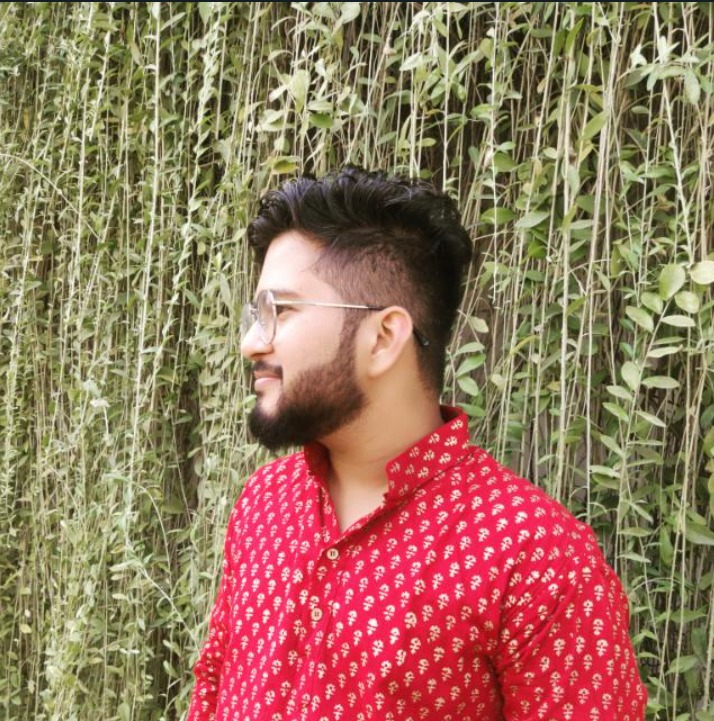
#> input picture vrushaket.jpeg, 714 x 721 px, found by its file name
$ python Assignment-1.py
#> lines starting #> are read from the running program, lines starting #| are printed output that depends on the picture; after the words box and inside, x2 and y2 are one past the last pixel; in counts of white or black regions, pixels touching at a corner belong together
#BT19ECE034
#Assignment 1:
# 1) Read and dispaly a color image
# 2) Convert color image to grayscale and binary
# 3) Add constant value to it

# Importing required libraries
import math
import numpy as np
import cv2

path = r"C:\Users\USER\Desktop\wallpapers\vrushaket.jpeg" #declaring path of image
image = cv2.imread(path)                                  #Reading the image
#> image is the input picture: shape (721, 714, 3); mean B, G, R 93.3, 116.7, 151.8
m,n,v = image.shape
#> m = 721; n = 714; v = 3
gray_image = np.zeros((m,n),np.uint8)
binary_image = np.zeros((m,n),np.uint8)
added_const = np.zeros((m,n),np.uint8)

for i in range(m):        #Converting color Image to Grayscale by averaging
    for j in range(n):
        k=0;
        for k in range(v):
            k += math.floor(image[i][j][k]/3)

        gray_image[i][j] = k
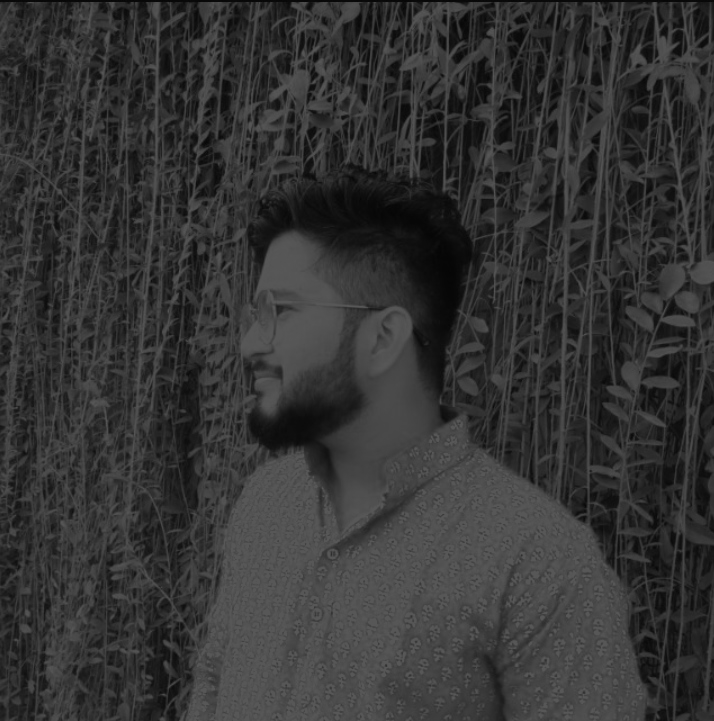
#> gray_image: shape (721, 714); min 5, max 87, mean 52.3

for x in range(m):        #Converting gray Image to binary, Threshold = 50
    for y in range(n):
        if gray_image[x][y]>=50 :
          binary_image[x][y]=0
        else:
          binary_image[x][y]=255
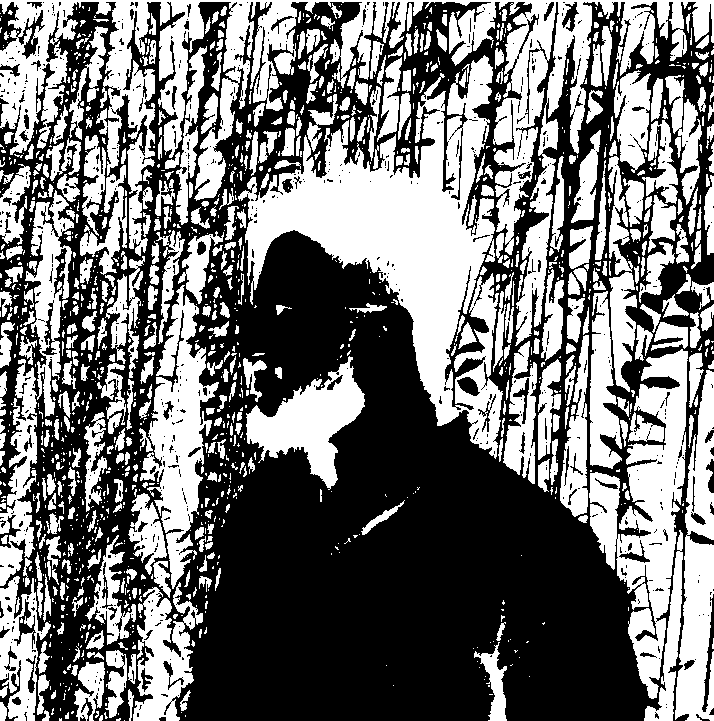
#> binary_image: shape (721, 714); 45.2% white; 1361 white regions (870 under 20 px), largest, box (x1, y1, x2, y2) and area: (0, 0, 714, 346) 46061, (238, 55, 503, 459) 37211, (589, 349, 688, 699) 14459


for x in range(m):        #Adding a constant value '34' to image
    for y in range(n):
        k=min(gray_image[x][y]+34,255)
        added_const[x][y]=k
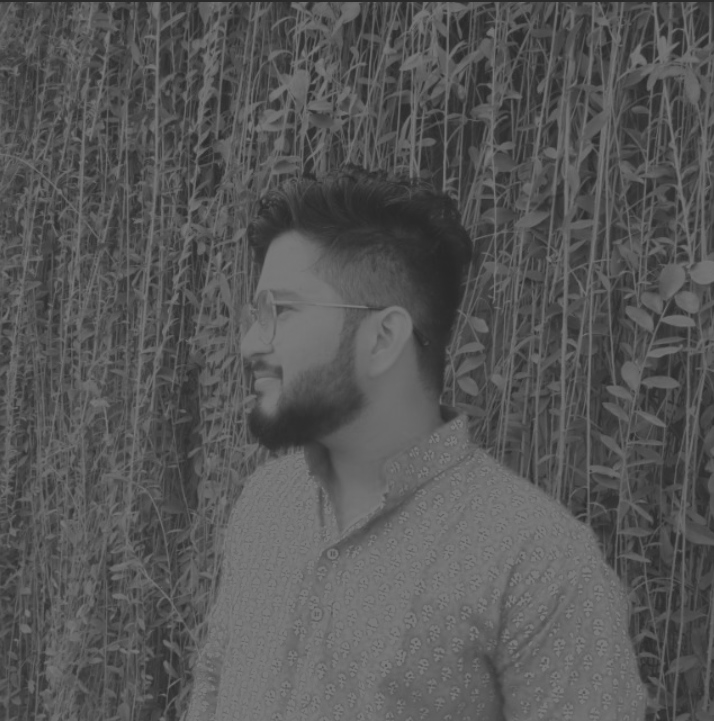
#> added_const: shape (721, 714); min 39, max 121, mean 86.3

#Dispalying the Images
cv2.imshow("original Image",image)
cv2.waitKey(0)
cv2.imshow('Grayscale Image',gray_image)
cv2.waitKey(0)
cv2.imshow('Bianry Image',binary_image)
cv2.waitKey(0)
cv2.imshow('Grayscale Image + constant value ',added_const)
cv2.waitKey(0)
cv2.destroyAllWindows()
